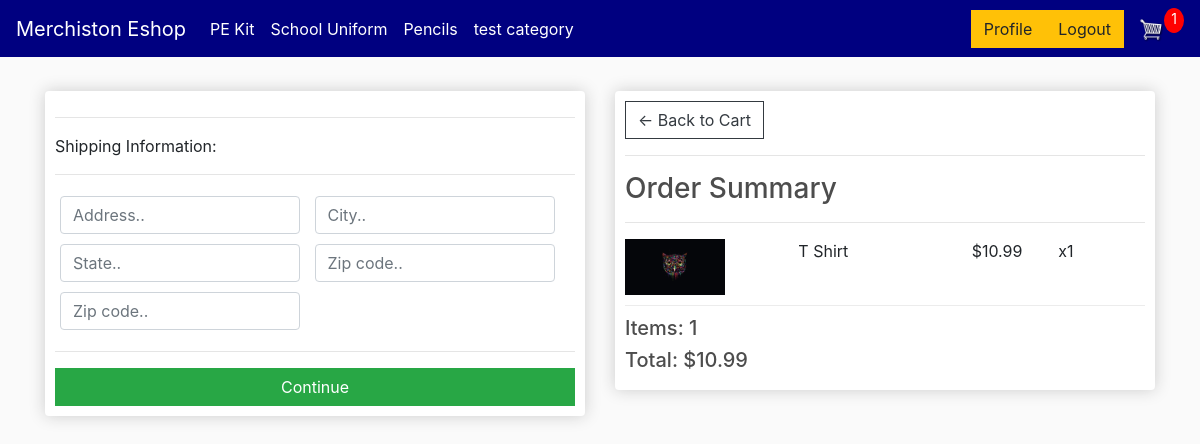
Screenshot of /checkout/ (signed in) with the database file from the repository.
### store/models.py (models this page shows, shortened)
class Category(models.Model):
    title = models.CharField(max_length=255)
    slug = models.SlugField(max_length=255, unique=True, default=uuid.uuid1)
    class Meta:
        verbose_name_plural = 'Categories'

class OrderItem(models.Model):
    product = models.ForeignKey(Product, on_delete=models.SET_NULL, null=True)
    order = models.ForeignKey(Order, on_delete=models.SET_NULL, null=True)
    quantity = models.IntegerField(default=0, null=True, blank=True)
    date_added = models.DateTimeField(auto_now_add=True)
    @property
    def get_total(self):
        total = self.product.price * self.quantity
        return total

class Product(models.Model):
    category = models.ForeignKey(Category, related_name='products', on_delete=models.CASCADE, default=1)
    name = models.CharField(max_length=200)
    price = models.FloatField()
    digital = models.BooleanField(default=False, null=True, blank=True)
    image = models.ImageField(null=True, blank=True)
    description = models.TextField(null=True, blank=True)
    slug = models.SlugField(max_length=255, unique=True, default=uuid.uuid1)
    @property
    def imageURL(self):
        try:
            url = self.image.url
        except:
            url = ''
        return url
    class Meta:
        unique_together = ('name', 'slug')

class Order(models.Model):
    customer = models.ForeignKey(Customer, on_delete=models.SET_NULL, null=True, blank=True)
    date_ordered = models.DateTimeField(auto_now_add=True)
    complete = models.BooleanField(default=False)
    transaction_id = models.CharField(max_length=100, null=True)
    @property
    def shipping(self):
        shipping = False
        orderitems = self.orderitem_set.all()
        for i in orderitems:
            if i.product.digital == False:
                shipping = True
        return shipping
    @property
    def get_cart_total(self):
        orderitems = self.orderitem_set.all()
        total = sum([item.get_total for item in orderitems])
        return total
    @property
    def get_cart_items(self):
        orderitems = self.orderitem_set.all()
        total = sum([item.quantity for item in orderitems])
        return total

### store/views.py (the view)
# urls.py: path('checkout/', views.checkout, name="checkout"),
def checkout(request):
    data = cartData(request)
    cartItems = data['cartItems']
    order = data['order']
    items = data['items']
    context = {'items': items, 'order': order, 'cartItems': cartItems}
    return render(request, 'store/checkout.html', context)

### store/context_processors.py (called while the page is built)
def menu_categories(request):
    categories = Category.objects.all()
    return {'menu_categories': categories}

### store/utils.py (called while the page is built)
def cartData(request):
    if request.user.is_authenticated:
        customer = request.user.customer
        order, created = Order.objects.get_or_create(customer=customer, complete=False)
        items = order.orderitem_set.all()
        cartItems = order.get_cart_items
    else:
        cookieData = cookieCart(request)
        cartItems = cookieData['cartItems']
        order = cookieData['order']
        items = cookieData['items']
    return {'cartItems': cartItems, 'order': order, 'items': items}

### store/templates/store/checkout.html (shortened to what this page needs)
{% extends 'store/main.html' %}
{% load static %}
{% block content %}
     <div class="row">
		<div class="col-lg-6">
			<div class="box-element" id="form-wrapper">
				<form id="form">
					<div id="shipping-info">
						<hr>
						<p>Shipping Information:</p>
						<hr>
						<div class="form-field">
							<input class="form-control" type="text" name="address" placeholder="Address..">
						</div>
						<div class="form-field">
							<input class="form-control" type="text" name="city" placeholder="City..">
						</div>
						<div class="form-field">
							<input class="form-control" type="text" name="state" placeholder="State..">
						</div>
						<div class="form-field">
							<input class="form-control" type="text" name="zipcode" placeholder="Zip code..">
						</div>
						<div class="form-field">
							<input class="form-control" type="text" name="country" placeholder="Zip code..">
						</div>
					</div>
					<hr>
					<input id="form-button" class="btn btn-success btn-block" type="submit" value="Continue">
				</form>
			</div>
			<br>
		</div>
		<div class="col-lg-6">
			<div class="box-element">
				<a  class="btn btn-outline-dark" href="{% url 'cart' %}">&#x2190; Back to Cart</a>
				<hr>
				<h3>Order Summary</h3>
				<hr>
				{% for item in items %}
				<div class="cart-row">
					<div style="flex:2"><img class="row-image" src="{{item.product.imageURL}}"></div>
					<div style="flex:2"><p>{{item.product.name}}</p></div>
					<div style="flex:1"><p>${{item.product.price|floatformat:2}}</p></div>
					<div style="flex:1"><p>x{{item.quantity}}</p></div>
				</div>
				{% endfor %}
				<h5>Items:   {{order.get_cart_items}}</h5>
				<h5>Total:   ${{order.get_cart_total|floatformat:2}}</h5>
			</div>
		</div>
	</div>
{% endblock content %}

### store/templates/store/main.html (shortened to what this page needs)
<!DOCTYPE html>
{% load static %}
<html>
<head>
	<link rel="stylesheet" href="https://stackpath.bootstrapcdn.com/bootstrap/4.4.1/css/bootstrap.min.css">
	<link rel="stylesheet" type="text/css" href="{% static 'css/main.css' %}">
</head>
<body>
	<nav class="navbar navbar-expand-lg navbar-dark bg-dark">
	  <a class="navbar-brand" href="{% url 'store' %}">Merchiston Eshop</a>
	  <div class="collapse navbar-collapse" id="navbarSupportedContent">
	    <ul class="navbar-nav mr-auto">
            {% for category in menu_categories %}
                {% if not category.children.all %}
                    <li class="nav-item active">
                <a class="nav-link" href="{% url 'category_detail' category.slug %}">{{ category.title }}</a>
                {% endif %}
					{% endfor %}
                </li>
	    </ul>
	    <div class="form-inline my-2 my-lg-0">
            {% if user.is_authenticated %}
                <a href="{% url 'profile' %}"class="btn btn-warning">Profile</a>
	     	    <a href="{% url 'logout' %}"class="btn btn-warning">Logout</a>
            {% else %}
	     	    <a href="{% url 'login' %}"class="btn btn-warning">Login</a>
                <a href="{% url 'register' %}"class="btn btn-warning">Register</a>
            {% endif %}
            <a href="{% url 'cart' %}">
	    		<img  id="cart-icon" src="{% static 'images/cart.png' %}">
	    	</a>
	    	<p id="cart-total">{{cartItems}}</p>
	    </div>
	  </div>
	</nav>
     <div class="container">
            <br>
            {% block content %}
            {% endblock content %}
         </div>
</body>
</html>

### static/css/main.css (style rules this page uses)
body { background-color: hsl(0, 0%, 98%); }
h1,h2,h3,h4,h5,h6 { color:hsl(0, 0%, 30%); }
.box-element { box-shadow:hsl(0, 0%, 80%) 0 0 16px; background-color: #fff; border-radius: 4px; padding: 10px; }
.bg-dark { background-color: #000080!important; }
#cart-icon { width:25px; display: inline-block; margin-left: 15px; }
#cart-total { display: block; text-align: center; color:#fff; background-color: red; width: 20px; height: 25px; border-radius: 50%; font-size: 14px; }
.col-lg-4, .col-lg-6, .col-lg-8, .col-lg-12 { margin-top: 10px; }
.btn { border-radius: 0; }
.row-image { width: 100px; }
.form-field { width:250px; display: inline-block; padding: 5px; }
.cart-row { display: flex; align-items: flex-stretch; padding-bottom: 10px; margin-bottom: 10px; border-bottom: 1px solid #ececec; }

### rows the page displays
Category: title "PE Kit"
Category: title "School Uniform"
Category: title "Pencils"
Category: title "test category"
OrderItem: product.imageURL (picture), product.name "T Shirt", product.price "10.99", quantity "1"
Order: get_cart_items "1", get_cart_total "10.99"

### other values shown
{{ cartItems }} "1"
